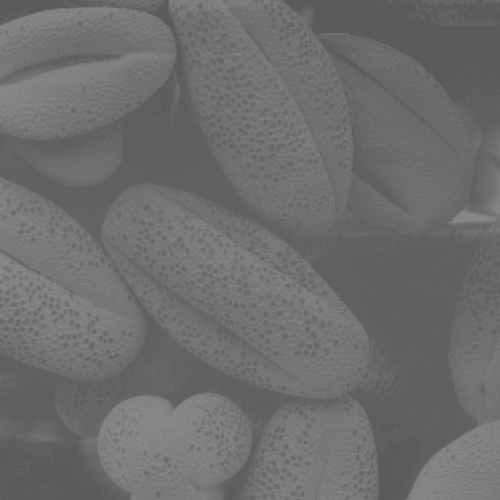
#> input picture Aulas/Fig0316.tif, 500 x 500 px
$ jupyter execute Aula_4_Histogramas.ipynb
#> lines starting #> are read from the running program, lines starting #| are printed output that depends on the picture
<a href="https://colab.research.google.com/github/anapowarchuk/processamento-de-imagens/blob/main/Aula_4_Histogramas.ipynb" target="_parent"></a>

Material elaborado por Ana Xavier, durante as aulas de Processamento Digitais de Imagens, ministradas pela Professora Dra. Carla Diniz L. Becker, para o curso de Informática Biomédica da Universidade Federal de Ciências da Saúde de Porto Alegre.

# **Aula 4 - Histogramas**
### 25/11/2021 [Síncrona]

**Histogramas:** representação da função de distribuição de probabilidade dos níveis de cinza presente na imagem
O histograma de uma imagem é uma representação gráfica de vezes ou de vezes/pixels em função do nível

Expansão de histograma é eficaz em termo de visualização de detalhes da imagem. Ela é ineficaz quando a imagem já usa toda a escala e usa pixels muito próximos à escala possível da imagem.

**Equalização**: distribuição mais uniforme dos pixels na imagem. Ela gera uma imagem com uma distribuição de níveis de cinza uniforme. - redistribuir os tons de cinza. Util para resaltar diferenças sutis entre os níveis de cinza próximos.

[cell 1]
from matplotlib import pyplot as plt
import cv2
import numpy as np

[cell 2]
im1 = cv2.imread('Fig0316.tif')
#> im1 is the input picture: shape (500, 500, 3); min 91, max 138, mean 109.1

[cell 3]
img = cv2.cvtColor(im1, cv2.COLOR_BGR2GRAY) #converte P&B
cv2.imshow("Imagem P&B", img)
#Função calcHist para calcular o hisograma da imagem
h = cv2.calcHist([img], [0], None, [256], [0, 256])
#> h = 256 values, max 19078 at index 96, min 0 at index 0, mean 976.6
plt.figure()
plt.title("Histograma P&B")
plt.xlabel("Intensidade")
plt.ylabel("Qtde de Pixels")
plt.plot(h)
plt.xlim([0, 256])
plt.show()
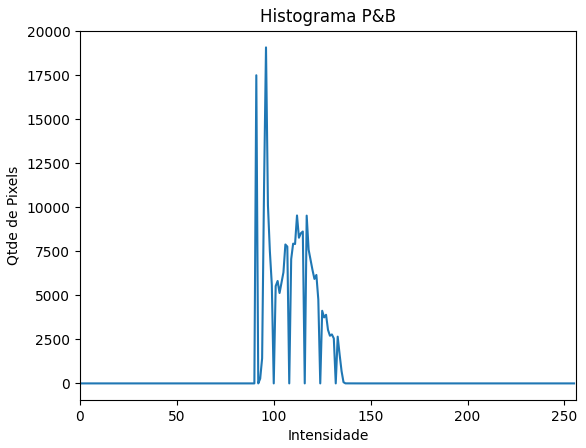
#> figure drawn by matplotlib, 1 panel; curve peaks at x = 96, y = 19078
cv2.waitKey(0)
cv2.destroyAllWindows()

[cell 4]
from matplotlib import pyplot as plt
import numpy as np
import cv2

im1 = cv2.imread('Fig0316.tif')
img = cv2.cvtColor(im1, cv2.COLOR_BGR2GRAY)

#operação de equalização do histograma:
h_eq = cv2.equalizeHist(img)
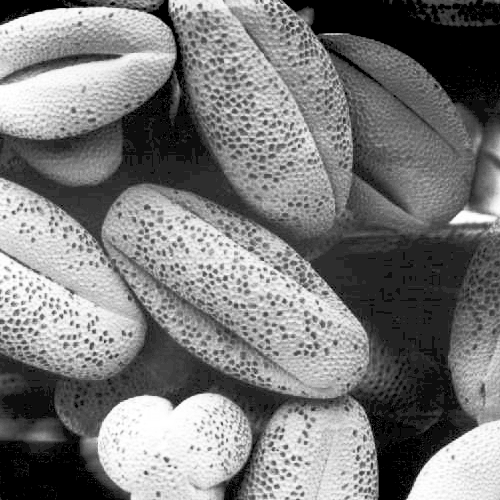
#> h_eq: shape (500, 500); min 0, max 255, mean 122.7

plt.figure()
plt.title("Histograma Equalizado")
plt.xlabel("Intensidade")
plt.ylabel("Qtde de Pixels")
plt.hist(img.ravel(), 256, [0,256])
plt.xlim([0, 256])
plt.show()
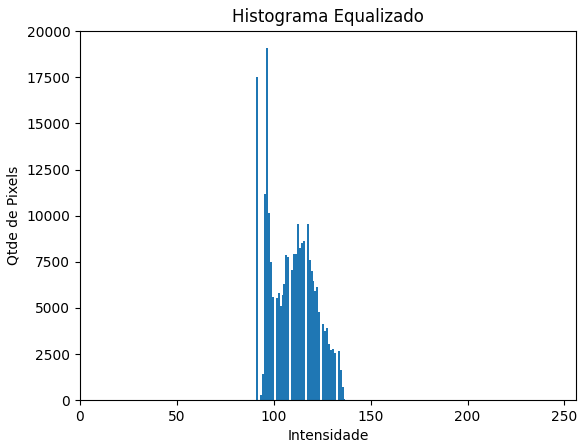
#> figure drawn by matplotlib, 1 panel; tallest bar 19078 high, from x = 96 to 97
plt.figure()
plt.title("Histograma Original")
plt.xlabel("Intensidade")
plt.ylabel("Qtde de Pixels")
plt.hist(h_eq.ravel(), 256, [0,256])
plt.xlim([0, 256])
plt.show()
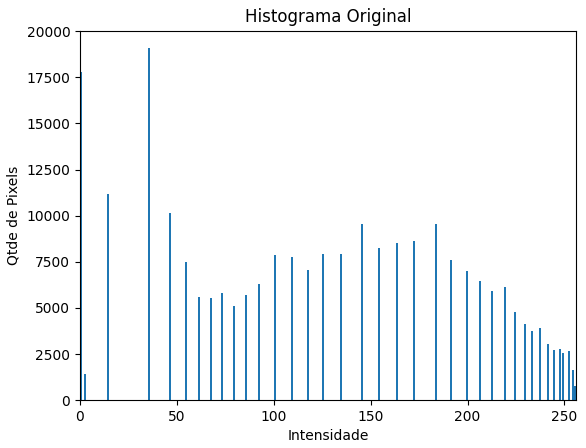
#> figure drawn by matplotlib, 1 panel; tallest bar 19078 high, from x = 35 to 36
cv2.waitKey(0)

figure, axarr = plt.subplots(1,2, figsize=(20,20))
axarr[0].imshow(im1, cmap='gray')
axarr[1].imshow(h_eq, cmap='gray')
